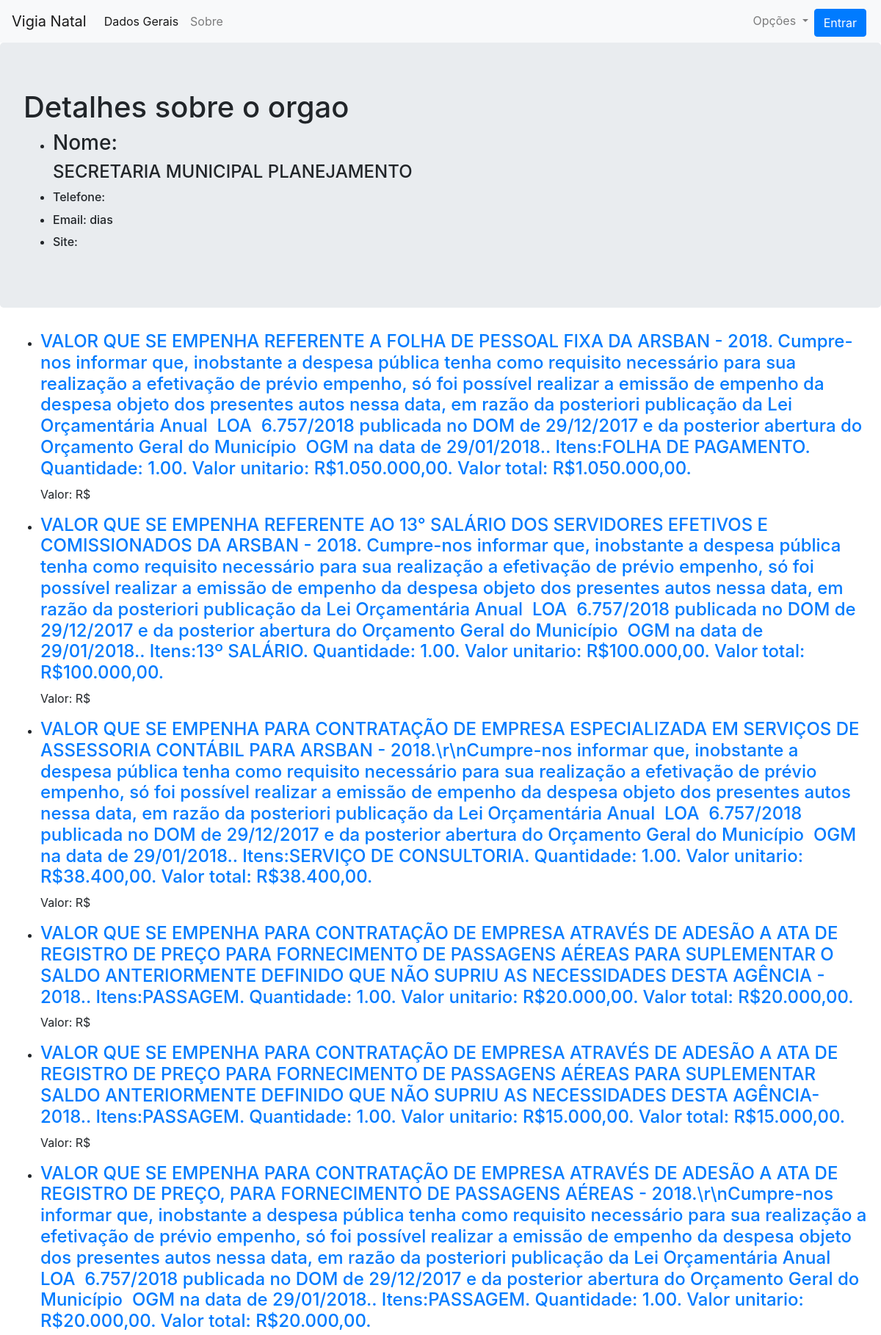
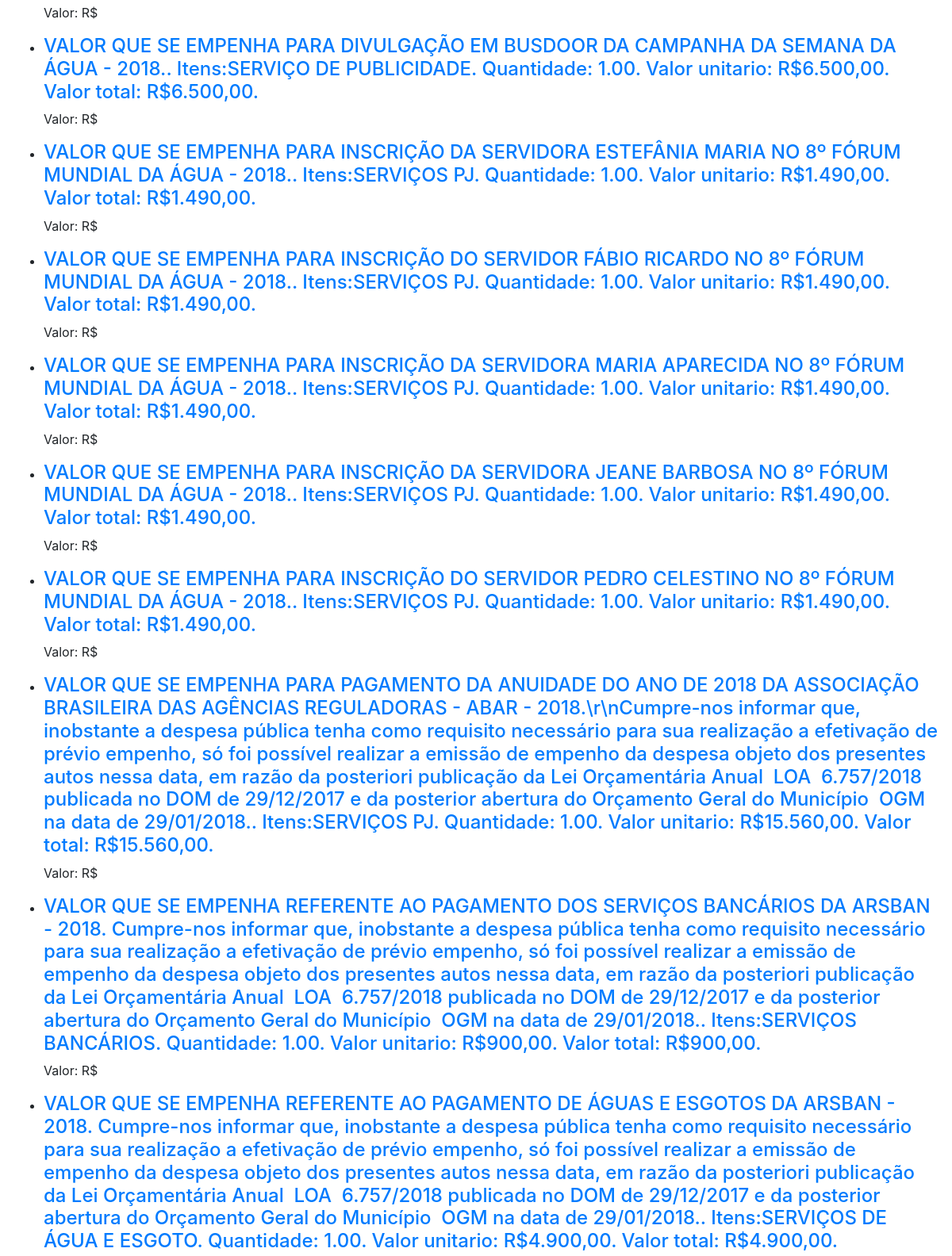
Page /orgao/113 (upper part) on the committed database (2 pictures, top to bottom).
### map_app/models.py (models this page shows, shortened)
class Orgao(models.Model):
    nome = models.CharField(max_length = 256)
    telefone = models.CharField(max_length = 32, blank = True)
    email = models.EmailField(blank = True)
    site = models.URLField(blank = True)
    instituicao = models.ForeignKey(Instituicao, on_delete = models.CASCADE)
    localizacao = models.ForeignKey(Localizacao, on_delete = models.SET_NULL, null = True)

class Despesa(models.Model):
    descricao = models.TextField()
    empenhado = models.DecimalField(max_digits=15, decimal_places=2)
    anulado = models.DecimalField(max_digits=15, decimal_places=2)
    liquidado = models.DecimalField(max_digits=15, decimal_places=2)
    pago = models.DecimalField(max_digits=15, decimal_places=2)
    data_inicio = models.DateField()
    data_update = models.DateField(auto_now = True)
    localizacao = models.ForeignKey(Localizacao, on_delete = models.SET_NULL, null = True, blank = True)
    orgao = models.ForeignKey(Orgao, on_delete = models.CASCADE)

### map_app/views.py (the view)
# urls.py: path('orgao/<int:pk>', views.OrgaoDetailView.as_view(), name = 'orgao_detail'),
class OrgaoDetailView(DetailView):
    model = Orgao
    def get_context_data(self, **kwargs):
        context = super().get_context_data(**kwargs)
        context['despesa_list'] = Despesa.objects.filter(orgao = self.kwargs['pk'])
        return context

### map_app/templates/map_app/orgao_detail.html (shortened to what this page needs)
{% extends "map_app/base.html" %}
{% block body_block %}
<div class="jumbotron">
  <h1>Detalhes sobre o orgao</h1>
  <ul>
    <li>
      <h3>Nome:<h4>{{orgao.nome}}</h4></h3>
    </li>
    <li>
      <h6>Telefone: {{orgao.telefone}}</h6>
    </li>
    <li>
      <h6>Email: {{orgao.email}} dias</h6>
    </li>
    <li>
      <h6>Site: {{orgao.site}}</h6>
    </li>
  </ul>
</div>
<div class="container-fluid">
  <ul>
    {% for despesa in despesa_list %}
    <li>
      <div class="despesa">
        <h4> <a href="{% url 'despesa_detail' pk=despesa.pk %}">{{despesa.descricao}}</a> </h4>
        <div class="valordespesa">
          <p>Valor: R${{despesa.valor|floatformat:2}}</p>
      </div>
    </li>
    {% endfor %}
  </ul>
</div>
{% endblock %}

### rows in the picture
Orgao: nome "SECRETARIA MUNICIPAL PLANEJAMENTO"
Despesa: descricao "VALOR QUE SE EMPENHA REFERENTE A FOLHA DE PESSOAL FIXA DA ARSBAN - 2018. Cumpre-nos informar que, inobstante a despesa pública tenha como requisito necessário para sua realização a efetivação de prévio empenho, só foi possível realizar a emissão de empenho da despesa objeto dos presentes autos nessa data, em razão da posteriori publicação da Lei Orçamentária Anual  LOA  6.757/2018 publicada no DOM de 29/12/2017 e da posterior abertura do Orçamento Geral do Município  OGM na data de 29/01/2018.. Itens:FOLHA DE PAGAMENTO. Quantidade: 1.00. Valor unitario: R$1.050.000,00. Valor total: R$1.050.000,00."
Despesa: descricao "VALOR QUE SE EMPENHA REFERENTE AO 13° SALÁRIO DOS SERVIDORES EFETIVOS E COMISSIONADOS DA ARSBAN - 2018. Cumpre-nos informar que, inobstante a despesa pública tenha como requisito necessário para sua realização a efetivação de prévio empenho, só foi possível realizar a emissão de empenho da despesa objeto dos presentes autos nessa data, em razão da posteriori publicação da Lei Orçamentária Anual  LOA  6.757/2018 publicada no DOM de 29/12/2017 e da posterior abertura do Orçamento Geral do Município  OGM na data de 29/01/2018.. Itens:13º SALÁRIO. Quantidade: 1.00. Valor unitario: R$100.000,00. Valor total: R$100.000,00."
Despesa: descricao "VALOR QUE SE EMPENHA PARA CONTRATAÇÃO DE EMPRESA ESPECIALIZADA EM SERVIÇOS DE ASSESSORIA CONTÁBIL PARA ARSBAN - 2018.\\r\\nCumpre-nos informar que, inobstante a despesa pública tenha como requisito necessário para sua realização a efetivação de prévio empenho, só foi possível realizar a emissão de empenho da despesa objeto dos presentes autos nessa data, em razão da posteriori publicação da Lei Orçamentária Anual  LOA  6.757/2018 publicada no DOM de 29/12/2017 e da posterior abertura do Orçamento Geral do Município  OGM na data de 29/01/2018.. Itens:SERVIÇO DE CONSULTORIA. Quantidade: 1.00. Valor unitario: R$38.400,00. Valor total: R$38.400,00."
Despesa: descricao "VALOR QUE SE EMPENHA PARA CONTRATAÇÃO DE EMPRESA ATRAVÉS DE ADESÃO A ATA DE REGISTRO DE PREÇO PARA FORNECIMENTO DE PASSAGENS AÉREAS PARA SUPLEMENTAR O SALDO ANTERIORMENTE DEFINIDO QUE NÃO SUPRIU AS NECESSIDADES DESTA AGÊNCIA - 2018.. Itens:PASSAGEM. Quantidade: 1.00. Valor unitario: R$20.000,00. Valor total: R$20.000,00."
Despesa: descricao "VALOR QUE SE EMPENHA PARA CONTRATAÇÃO DE EMPRESA ATRAVÉS DE ADESÃO A ATA DE REGISTRO DE PREÇO PARA FORNECIMENTO DE PASSAGENS AÉREAS PARA SUPLEMENTAR SALDO ANTERIORMENTE DEFINIDO QUE NÃO SUPRIU AS NECESSIDADES DESTA AGÊNCIA- 2018.. Itens:PASSAGEM. Quantidade: 1.00. Valor unitario: R$15.000,00. Valor total: R$15.000,00."
Despesa: descricao "VALOR QUE SE EMPENHA PARA CONTRATAÇÃO DE EMPRESA ATRAVÉS DE ADESÃO A ATA DE REGISTRO DE PREÇO, PARA FORNECIMENTO DE PASSAGENS AÉREAS - 2018.\\r\\nCumpre-nos informar que, inobstante a despesa pública tenha como requisito necessário para sua realização a efetivação de prévio empenho, só foi possível realizar a emissão de empenho da despesa objeto dos presentes autos nessa data, em razão da posteriori publicação da Lei Orçamentária Anual  LOA  6.757/2018 publicada no DOM de 29/12/2017 e da posterior abertura do Orçamento Geral do Município  OGM na data de 29/01/2018.. Itens:PASSAGEM. Quantidade: 1.00. Valor unitario: R$20.000,00. Valor total: R$20.000,00."
Despesa: descricao "VALOR QUE SE EMPENHA PARA DIVULGAÇÃO EM BUSDOOR DA CAMPANHA DA SEMANA DA ÁGUA - 2018.. Itens:SERVIÇO DE PUBLICIDADE. Quantidade: 1.00. Valor unitario: R$6.500,00. Valor total: R$6.500,00."
Despesa: descricao "VALOR QUE SE EMPENHA PARA INSCRIÇÃO DA SERVIDORA ESTEFÂNIA MARIA NO 8º FÓRUM MUNDIAL DA ÁGUA - 2018.. Itens:SERVIÇOS PJ. Quantidade: 1.00. Valor unitario: R$1.490,00. Valor total: R$1.490,00."
Despesa: descricao "VALOR QUE SE EMPENHA PARA INSCRIÇÃO DO SERVIDOR FÁBIO RICARDO NO 8º FÓRUM MUNDIAL DA ÁGUA - 2018.. Itens:SERVIÇOS PJ. Quantidade: 1.00. Valor unitario: R$1.490,00. Valor total: R$1.490,00."
Despesa: descricao "VALOR QUE SE EMPENHA PARA INSCRIÇÃO DA SERVIDORA MARIA APARECIDA NO 8º FÓRUM MUNDIAL DA ÁGUA - 2018.. Itens:SERVIÇOS PJ. Quantidade: 1.00. Valor unitario: R$1.490,00. Valor total: R$1.490,00."
Despesa: descricao "VALOR QUE SE EMPENHA PARA INSCRIÇÃO DA SERVIDORA JEANE BARBOSA NO 8º FÓRUM MUNDIAL DA ÁGUA - 2018.. Itens:SERVIÇOS PJ. Quantidade: 1.00. Valor unitario: R$1.490,00. Valor total: R$1.490,00."
Despesa: descricao "VALOR QUE SE EMPENHA PARA INSCRIÇÃO DO SERVIDOR PEDRO CELESTINO NO 8º FÓRUM MUNDIAL DA ÁGUA - 2018.. Itens:SERVIÇOS PJ. Quantidade: 1.00. Valor unitario: R$1.490,00. Valor total: R$1.490,00."
Despesa: descricao "VALOR QUE SE EMPENHA PARA PAGAMENTO DA ANUIDADE DO ANO DE 2018 DA ASSOCIAÇÃO BRASILEIRA DAS AGÊNCIAS REGULADORAS - ABAR - 2018.\\r\\nCumpre-nos informar que, inobstante a despesa pública tenha como requisito necessário para sua realização a efetivação de prévio empenho, só foi possível realizar a emissão de empenho da despesa objeto dos presentes autos nessa data, em razão da posteriori publicação da Lei Orçamentária Anual  LOA  6.757/2018 publicada no DOM de 29/12/2017 e da posterior abertura do Orçamento Geral do Município  OGM na data de 29/01/2018.. Itens:SERVIÇOS PJ. Quantidade: 1.00. Valor unitario: R$15.560,00. Valor total: R$15.560,00."
Despesa: descricao "VALOR QUE SE EMPENHA REFERENTE AO PAGAMENTO DOS SERVIÇOS BANCÁRIOS DA ARSBAN - 2018. Cumpre-nos informar que, inobstante a despesa pública tenha como requisito necessário para sua realização a efetivação de prévio empenho, só foi possível realizar a emissão de empenho da despesa objeto dos presentes autos nessa data, em razão da posteriori publicação da Lei Orçamentária Anual  LOA  6.757/2018 publicada no DOM de 29/12/2017 e da posterior abertura do Orçamento Geral do Município  OGM na data de 29/01/2018.. Itens:SERVIÇOS BANCÁRIOS. Quantidade: 1.00. Valor unitario: R$900,00. Valor total: R$900,00."
Despesa: descricao "VALOR QUE SE EMPENHA REFERENTE AO PAGAMENTO DE ÁGUAS E ESGOTOS DA ARSBAN - 2018. Cumpre-nos informar que, inobstante a despesa pública tenha como requisito necessário para sua realização a efetivação de prévio empenho, só foi possível realizar a emissão de empenho da despesa objeto dos presentes autos nessa data, em razão da posteriori publicação da Lei Orçamentária Anual  LOA  6.757/2018 publicada no DOM de 29/12/2017 e da posterior abertura do Orçamento Geral do Município  OGM na data de 29/01/2018.. Itens:SERVIÇOS DE ÁGUA E ESGOTO. Quantidade: 1.00. Valor unitario: R$4.900,00. Valor total: R$4.900,00."
